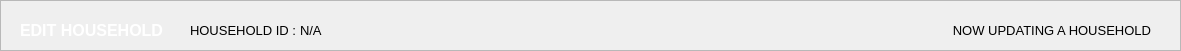
  <widget class="QFrame" name="basePopUpTitleFrame">
   <property name="geometry">
    <rect>
     <x>-1</x>
     <y>-10</y>
     <width>1181</width>
     <height>51</height>
    </rect>
   </property>
   <property name="styleSheet">
    <string notr="true">#basePopUpTitleFrame {
	background-color: #141c52;
}</string>
   </property>
   <property name="frameShape">
    <enum>QFrame::Shape::StyledPanel</enum>
   </property>
   <property name="frameShadow">
    <enum>QFrame::Shadow::Raised</enum>
   </property>
   <widget class="QLabel" name="label_titleFilterOptions">
    <property name="geometry">
     <rect>
      <x>20</x>
      <y>10</y>
      <width>221</width>
      <height>41</height>
     </rect>
    </property>
    <property name="font">
     <font>
      <family>Arial</family>
      <pointsize>12</pointsize>
      <bold>true</bold>
     </font>
    </property>
    <property name="styleSheet">
     <string notr="true">#label_titleFilterOptions {
	background-color: transparent;
	color: #FFFFFF;
}
</string>
    </property>
    <property name="text">
     <string>EDIT HOUSEHOLD</string>
    </property>
    <property name="alignment">
     <set>Qt::AlignmentFlag::AlignLeading|Qt::AlignmentFlag::AlignLeft|Qt::AlignmentFlag::AlignVCenter</set>
    </property>
   </widget>
   <widget class="QLabel" name="filteroptions_label">
    <property name="geometry">
     <rect>
      <x>800</x>
      <y>10</y>
      <width>351</width>
      <height>41</height>
     </rect>
    </property>
    <property name="font">
     <font>
      <family>Arial</family>
      <pointsize>10</pointsize>
      <bold>false</bold>
     </font>
    </property>
    <property name="styleSheet">
     <string notr="true">#filteroptions_label {
	background-color: transparent;
	color: #white;
}
</string>
    </property>
    <property name="text">
     <string>NOW UPDATING A HOUSEHOLD</string>
    </property>
    <property name="alignment">
     <set>Qt::AlignmentFlag::AlignRight|Qt::AlignmentFlag::AlignTrailing|Qt::AlignmentFlag::AlignVCenter</set>
    </property>
   </widget>
   <widget class="QLabel" name="display_what_ID">
    <property name="geometry">
     <rect>
      <x>300</x>
      <y>10</y>
      <width>181</width>
      <height>41</height>
     </rect>
    </property>
    <property name="font">
     <font>
      <family>Arial</family>
      <pointsize>10</pointsize>
      <bold>false</bold>
     </font>
    </property>
    <property name="styleSheet">
     <string notr="true">#display_what_ID {
	background-color: transparent;
	color: #white;
}
</string>
    </property>
    <property name="text">
     <string>N/A</string>
    </property>
    <property name="alignment">
     <set>Qt::AlignmentFlag::AlignLeading|Qt::AlignmentFlag::AlignLeft|Qt::AlignmentFlag::AlignVCenter</set>
    </property>
   </widget>
   <widget class="QLabel" name="label_what_ID">
    <property name="geometry">
     <rect>
      <x>190</x>
      <y>10</y>
      <width>111</width>
      <height>41</height>
     </rect>
    </property>
    <property name="font">
     <font>
      <family>Arial</family>
      <pointsize>10</pointsize>
      <bold>false</bold>
     </font>
    </property>
    <property name="styleSheet">
     <string notr="true">#label_what_ID {
	background-color: transparent;
	color: #white;
}
</string>
    </property>
    <property name="text">
     <string>HOUSEHOLD ID : </string>
    </property>
    <property name="alignment">
     <set>Qt::AlignmentFlag::AlignLeading|Qt::AlignmentFlag::AlignLeft|Qt::AlignmentFlag::AlignVCenter</set>
    </property>
   </widget>
  </widget>
